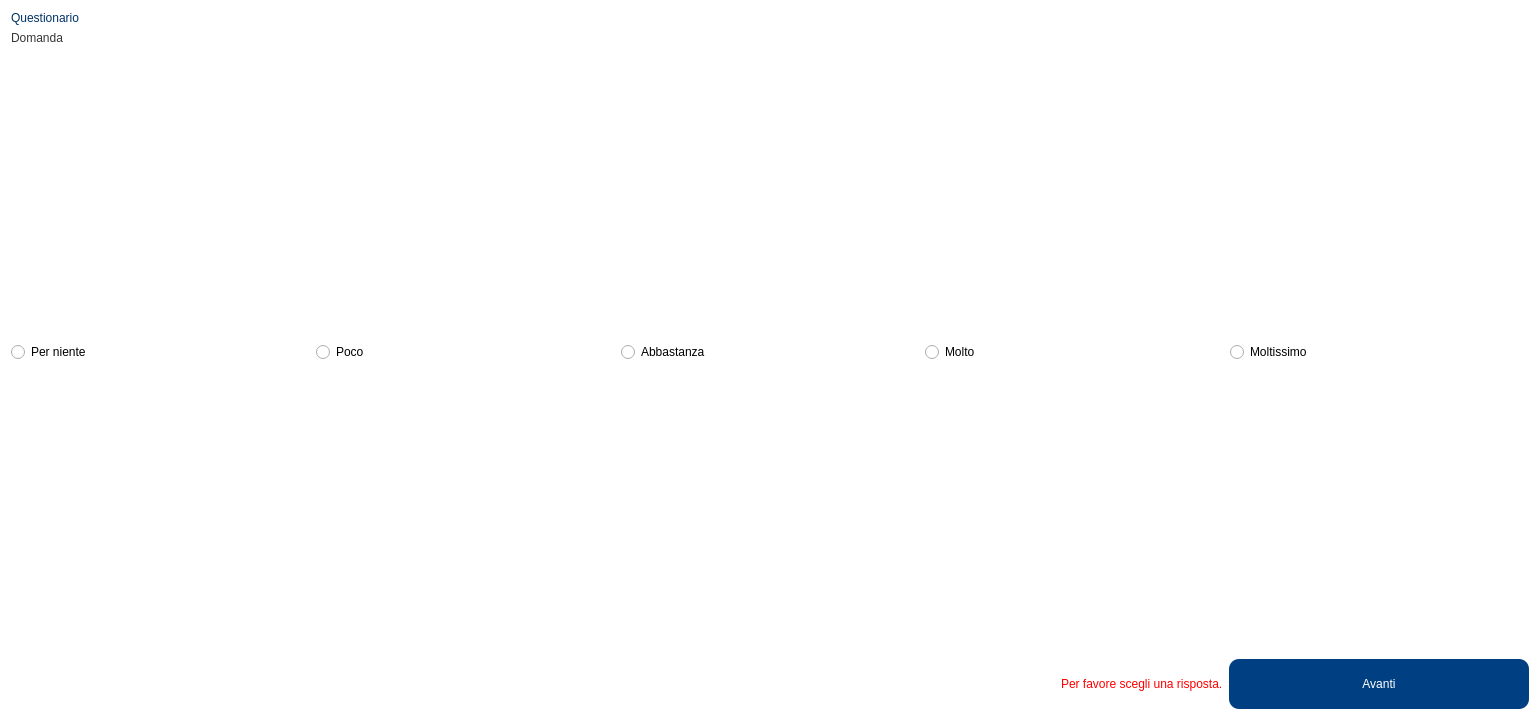
<?xml version="1.0" encoding="UTF-8"?>
<ui version="4.0">
 <class>Form</class>
 <widget class="QWidget" name="Form">
  <property name="geometry">
   <rect>
    <x>0</x>
    <y>0</y>
    <width>1540</width>
    <height>720</height>
   </rect>
  </property>
  <property name="windowTitle">
   <string>Form</string>
  </property>
  <property name="styleSheet">
   <string notr="true">background-color: rgb(255, 255, 255);</string>
  </property>
  <layout class="QVBoxLayout" name="verticalLayout">
   <item>
    <widget class="QLabel" name="title">
     <property name="styleSheet">
      <string notr="true">font: 27pt &quot;Rubik SemiBold&quot;;
color: rgb(0, 51, 102);
background-color: rgba(255, 255, 255, 0);
</string>
     </property>
     <property name="text">
      <string>Questionario</string>
     </property>
    </widget>
   </item>
   <item>
    <widget class="QLabel" name="question">
     <property name="styleSheet">
      <string notr="true">font: 16pt &quot;Rubik light&quot;;
color: rgb(53, 53, 53);
background-color: rgba(255, 255, 255, 0);</string>
     </property>
     <property name="text">
      <string>Domanda</string>
     </property>
    </widget>
   </item>
   <item>
    <spacer name="verticalSpacer_2">
     <property name="orientation">
      <enum>Qt::Vertical</enum>
     </property>
     <property name="sizeHint" stdset="0">
      <size>
       <width>20</width>
       <height>40</height>
      </size>
     </property>
    </spacer>
   </item>
   <item>
    <layout class="QHBoxLayout" name="answer_layout">
     <item>
      <widget class="QRadioButton" name="scale_1">
       <property name="styleSheet">
        <string notr="true">font: 14pt &quot;Rubik Light&quot;;</string>
       </property>
       <property name="text">
        <string>Per niente</string>
       </property>
      </widget>
     </item>
     <item>
      <widget class="QRadioButton" name="scale_2">
       <property name="styleSheet">
        <string notr="true">font: 14pt &quot;Rubik Light&quot;;</string>
       </property>
       <property name="text">
        <string>Poco</string>
       </property>
      </widget>
     </item>
     <item>
      <widget class="QRadioButton" name="scale_3">
       <property name="styleSheet">
        <string notr="true">font: 14pt &quot;Rubik Light&quot;;</string>
       </property>
       <property name="text">
        <string>Abbastanza</string>
       </property>
      </widget>
     </item>
     <item>
      <widget class="QRadioButton" name="scale_4">
       <property name="styleSheet">
        <string notr="true">font: 14pt &quot;Rubik Light&quot;;</string>
       </property>
       <property name="text">
        <string>Molto</string>
       </property>
      </widget>
     </item>
     <item>
      <widget class="QRadioButton" name="scale_5">
       <property name="styleSheet">
        <string notr="true">font: 14pt &quot;Rubik Light&quot;;</string>
       </property>
       <property name="text">
        <string>Moltissimo</string>
       </property>
      </widget>
     </item>
    </layout>
   </item>
   <item>
    <spacer name="verticalSpacer">
     <property name="orientation">
      <enum>Qt::Vertical</enum>
     </property>
     <property name="sizeHint" stdset="0">
      <size>
       <width>20</width>
       <height>40</height>
      </size>
     </property>
    </spacer>
   </item>
   <item>
    <layout class="QHBoxLayout" name="horizontalLayout_2">
     <item alignment="Qt::AlignRight">
      <widget class="QLabel" name="error_text">
       <property name="maximumSize">
        <size>
         <width>16777215</width>
         <height>30</height>
        </size>
       </property>
       <property name="styleSheet">
        <string notr="true">font: 10pt &quot;Rubik Light&quot;;
background-color: rgba(255, 255, 255, 0);
color: rgb(255,0,0);</string>
       </property>
       <property name="text">
        <string>Per favore scegli una risposta.</string>
       </property>
      </widget>
     </item>
     <item>
      <widget class="QPushButton" name="next_button">
       <property name="minimumSize">
        <size>
         <width>300</width>
         <height>50</height>
        </size>
       </property>
       <property name="maximumSize">
        <size>
         <width>250</width>
         <height>16777215</height>
        </size>
       </property>
       <property name="styleSheet">
        <string notr="true">border-radius: 10px;
font: 15pt &quot;Rubik Light&quot;;
color: rgb(255,255,255);
background-color: rgb(0, 64, 130);</string>
       </property>
       <property name="text">
        <string>Avanti</string>
       </property>
      </widget>
     </item>
    </layout>
   </item>
  </layout>
 </widget>
 <resources/>
 <connections/>
</ui>
